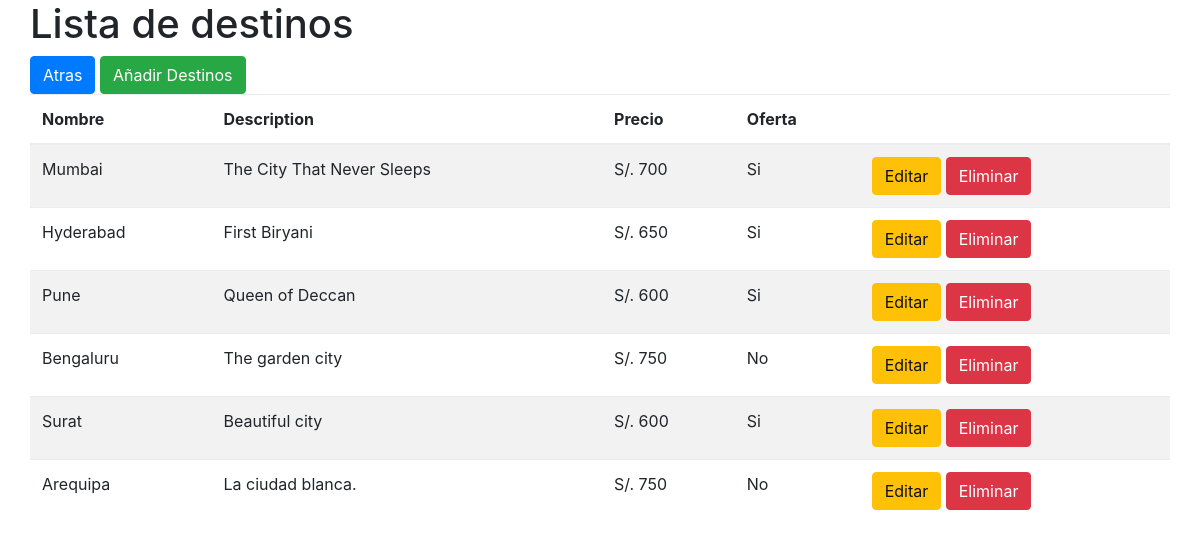
/lista_destinos (signed in), run on an earlier commit of the app's database.
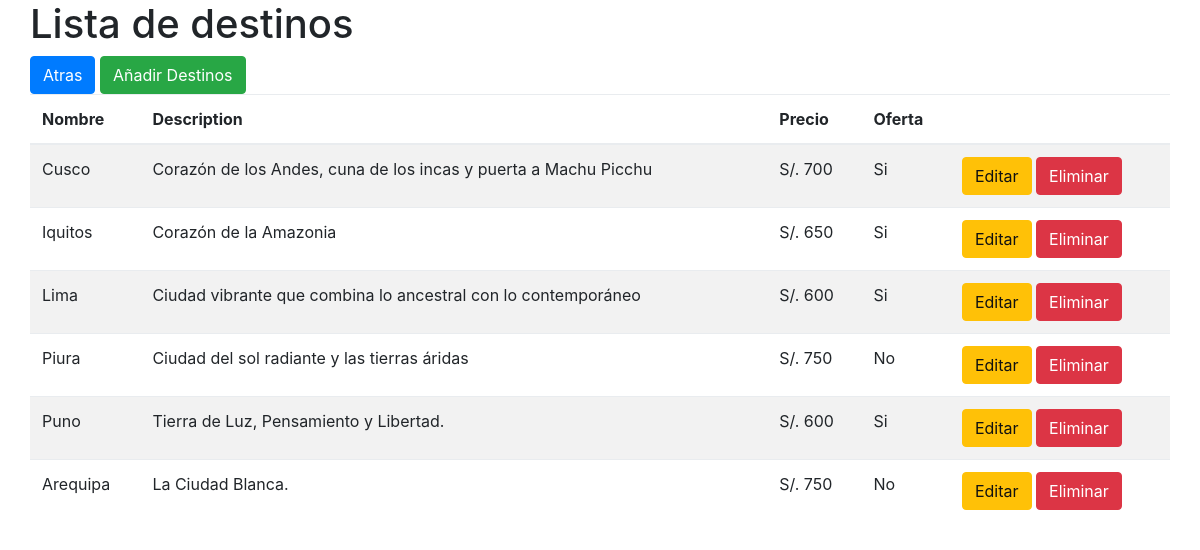
And on a later commit of the database.
### travello/models.py (models this page shows, shortened)
class DestinosTuristicos(models.Model):
    nombreCiudad = models.CharField(max_length=100)
    imagenCiudad = models.ImageField(upload_to='pics')
    descripcionCiudad = models.TextField()
    precioTour = models.IntegerField()
    ofertaTour = models.BooleanField(default=False)
    fechaTour = models.DateField(null=True, blank=True)

### travello/views.py (the view)
# urls.py: path('lista_destinos', views.lista_destinos, name='lista_destinos'),
def lista_destinos(request):
    if not request.user.is_authenticated or not request.user.is_superuser:
        return redirect('index')
    dests = DestinosTuristicos.objects.all()
    return render(request, 'lista_destinos.html', {'dests': dests})

### templates/lista_destinos.html
{% extends 'base.html' %}
{% block content %}
    <h1>Lista de destinos</h1>
    <a href="/travello/" class="btn btn-primary">Atras</a>
    <a href="/travello/añadir_destinos" class="btn btn-success">Añadir Destinos</a>
    <table class="table table-striped">
        <thead>
            <tr>
                <th>Nombre</th>
                <th>Description</th>
                <th>Precio</th>
                <th>Oferta</th>
                <th></th>
            </tr>
        </thead>
        <tbody>
            {% for dest in dests %}
            <tr>
                <td>{{ dest.nombreCiudad }}</td>
                <td>{{ dest.descripcionCiudad }}</td>
                <td>S/. {{ dest.precioTour }}</td>
                {% if dest.ofertaTour %}
                    <td>Si</td>
                {% else %}
                    <td>No</td>
                {% endif %}
                <td>
                    <a href="/travello/editar_destinos/{{ dest.id }}" class="btn btn-warning">Editar</a>
                    <a href="/travello/eliminar_destinos/{{ dest.id }}" class="btn btn-danger">Eliminar</a>
                </td>
            </tr>
            {% endfor %}
        </tbody>
    </table>
{% endblock %}

### templates/base.html (shortened to what this page needs)
{% load static %}
<!DOCTYPE html>
<html lang="en">
<head>
    <link rel="stylesheet" type="text/css" href="{% static 'styles/bootstrap4/bootstrap.min.css' %}">
</head>
<body>
    <div class="container">
        {% block content %}
        {% endblock %}
    </div>
</body>
</html>

What changed in the data, as far as the page shows it:
changed DestinosTuristicos: nombreCiudad "Mumbai" → "Cusco"; descripcionCiudad "The City That Never Sleeps" → "Corazón de los Andes, cuna de los incas y puerta a Machu Picchu"
changed DestinosTuristicos: nombreCiudad "Hyderabad" → "Iquitos"; descripcionCiudad "First Biryani" → "Corazón de la Amazonia"
changed DestinosTuristicos: nombreCiudad "Pune" → "Lima"; descripcionCiudad "Queen of Deccan" → "Ciudad vibrante que combina lo ancestral con lo contemporáneo"
changed DestinosTuristicos: nombreCiudad "Bengaluru" → "Piura"; descripcionCiudad "The garden city" → "Ciudad del sol radiante y las tierras áridas"
changed DestinosTuristicos: nombreCiudad "Surat" → "Puno"; descripcionCiudad "Beautiful city" → "Tierra de Luz, Pensamiento y Libertad."
changed DestinosTuristicos "Arequipa": descripcionCiudad "La ciudad blanca." → "La Ciudad Blanca."
